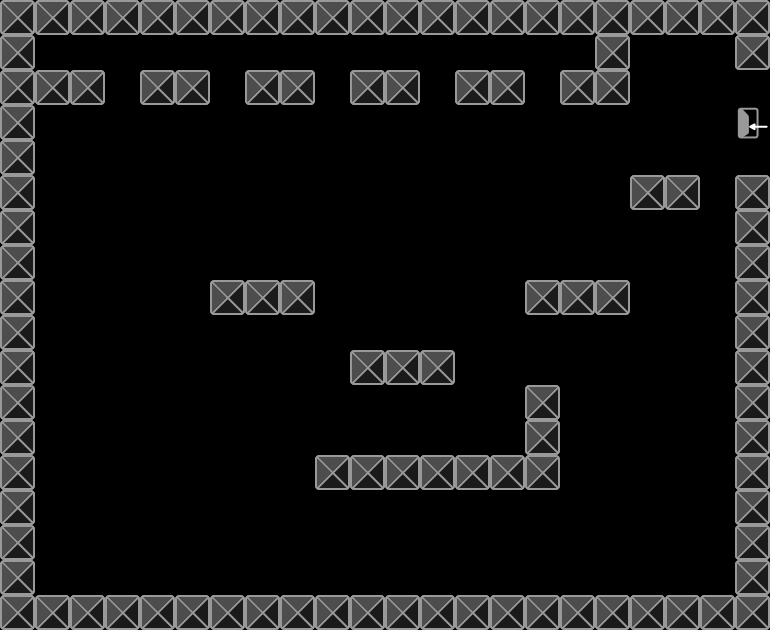

This game map was drawn from its Tiled (.tmx) file and the tilesets committed beside it. A one-line description and the trimmed map source follow:
An orthogonal 22x18 tile map with 35x35 px tiles, 2 tile layers (platforms, exit).

<map version="1.0" orientation="orthogonal" renderorder="right-down" width="22" height="18" tilewidth="35" tileheight="35">
 <tileset firstgid="1" name="tile" tilewidth="35" tileheight="35">
  <image source="tile.png" width="70" height="35" />
 </tileset>
 <layer name="platforms" width="22" height="18">
  <data>[396 cells, 106 non-empty, 1 distinct tile ids]</data>
 </layer>
 <layer name="exit" width="22" height="18">
  <data>[396 cells, 1 non-empty, 1 distinct tile ids]</data>
 </layer>
</map>
